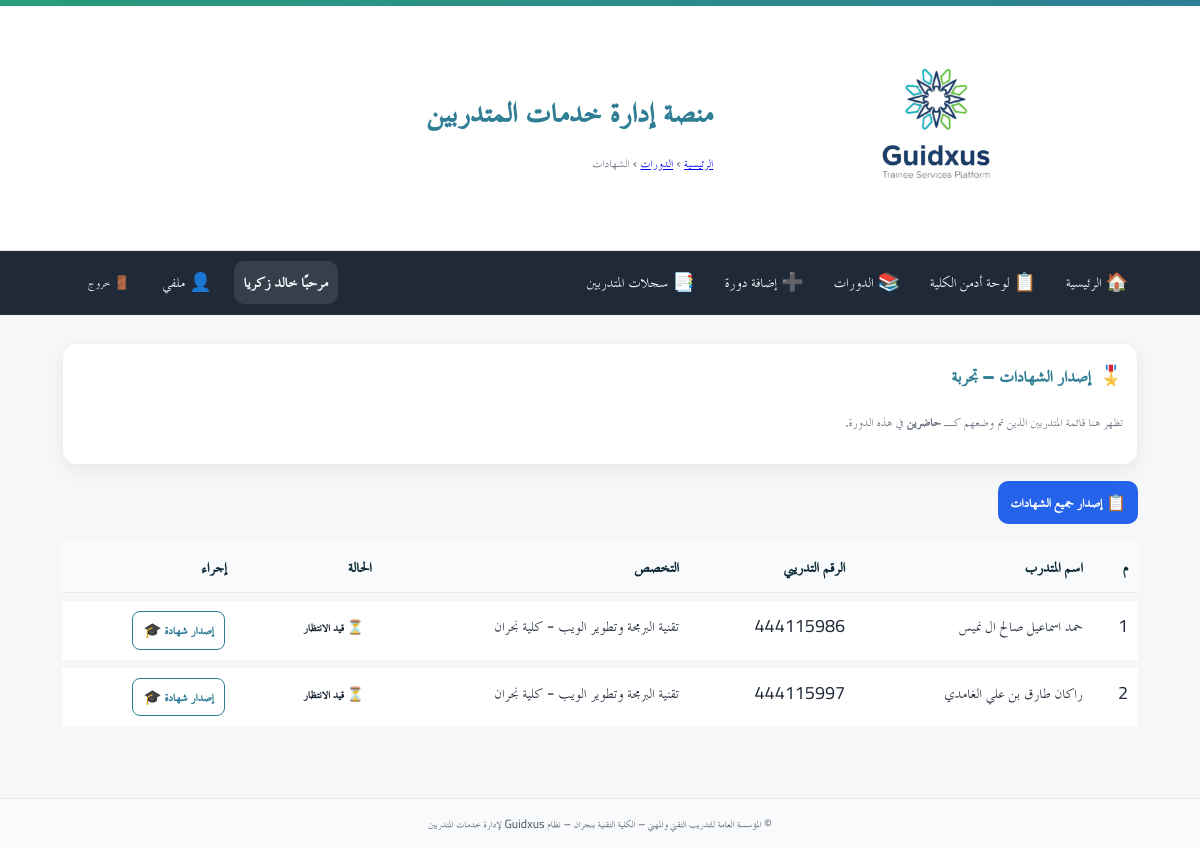
/hod/certificates/issue?course_id=3 (signed in), run on the app's committed database.
### app/models.py (models this page shows)
class Course(Base):
    __tablename__ = "courses"
    id = Column(Integer, primary_key=True, index=True, autoincrement=True)
    title = Column(String(255), nullable=False)
    description = Column(Text, nullable=True)
    provider = Column(String(255), nullable=True)           # الجهة المنفّذة (قسم/وحدة)
    provider_name = Column(String(255), nullable=True)      # اسم المنفّذ (الشخص)
    hours = Column(Float, nullable=False)
    mode = Column(String(50), nullable=False)               # 'in_person'/'online' ... الخ
    start_date = Column(Date, nullable=False)
    end_date = Column(Date, nullable=False)
    capacity = Column(Integer, default=30)
    registration_policy = Column(String(50), default="open")  # open|approval|waitlist
    prevent_duplicates = Column(Boolean, default=True)
    attendance_verification = Column(String(50), default="paper")  # paper|qr
    completion_threshold = Column(Integer, default=80)
    create_expected_roster = Column(Boolean, default=False)
    auto_issue_certificates = Column(Boolean, default=False)
    status = Column(String(50), default="published")  # draft|published|closed|finished
    created_at = Column(DateTime, server_default=func.now(), nullable=False)
    created_by_user_id = Column(Integer, nullable=True)
    targets = relationship(
        "CourseTargetDepartment",
        back_populates="course",
        cascade="all, delete-orphan",
        lazy="selectin",
    )
    enrollments = relationship(
        "CourseEnrollment",
        back_populates="course",
        cascade="all, delete-orphan",
        lazy="selectin",
    )
    __table_args__ = (
        Index("idx_courses_status", "status"),
        Index("idx_courses_range", "start_date", "end_date"),
    )

class CourseEnrollment(Base):
    __tablename__ = "course_enrollments"
    id = Column(Integer, primary_key=True, autoincrement=True)
    course_id = Column(Integer, ForeignKey("courses.id", ondelete="CASCADE"), nullable=False)
    trainee_no = Column(String(50), nullable=False)
    trainee_name  = Column(String(150), nullable=True)
    trainee_major = Column(String(150), nullable=True)
    status = Column(String(50), nullable=False, default="registered")  # registered|completed|withdrawn...
    present = Column(Boolean, nullable=False, default=False)           # تأكيد الحضور
    certificate_code = Column(String(100), nullable=True)
    certificate_issued_at = Column(DateTime, nullable=True)
    created_at = Column(DateTime, server_default=func.now(), nullable=False)
    updated_at = Column(DateTime, server_default=func.now(), onupdate=func.now(), nullable=False)
    course = relationship("Course", back_populates="enrollments")
    __table_args__ = (
        UniqueConstraint("course_id", "trainee_no", name="uq_enroll_course_trainee"),
        Index("idx_enroll_course", "course_id"),
        Index("idx_enroll_present", "present"),
        Index("idx_enroll_trainee_no", "trainee_no"),
    )

### app/routers/hod.py (the view)
@router.get("/certificates/issue")
def certificates_issue_page(
    course_id: Optional[int] = None,
    search: Optional[str] = None,
    request: Request = None,
    db: Session = Depends(get_db),
    user: CurrentUser = Depends(require_hod_or_admin),
):
    back_url = request.headers.get("referer") or "/hod/courses"
    if not course_id:
        certificates = []
        trainee_info = None
        if search:
            search_param = f"%{search}%"
            certificates = db.execute(
                text("""
                    SELECT DISTINCT
                        cv.id,
                        cv.trainee_no,
                        cv.trainee_name,
                        cv.course_title,
                        cv.hours,
                        cv.start_date,
                        cv.end_date,
                        cv.certificate_code,
                        cv.created_at,
                        c.id as course_id
                    FROM certificate_verifications cv
                    LEFT JOIN courses c ON cv.course_id = c.id
                    WHERE cv.trainee_no LIKE :search OR cv.trainee_name LIKE :search
                    ORDER BY cv.created_at DESC, cv.trainee_name
                """),
                {"search": search_param},
            ).mappings().all()
            processed_certificates = []
            for cert in certificates:
                cert_dict = dict(cert)
                if cert_dict.get('start_date') and isinstance(cert_dict['start_date'], str):
                    try:
                        cert_dict['start_date'] = datetime.strptime(cert_dict['start_date'], '%Y-%m-%d').date()
                    except:
                        pass
                if cert_dict.get('end_date') and isinstance(cert_dict['end_date'], str):
                    try:
                        cert_dict['end_date'] = datetime.strptime(cert_dict['end_date'], '%Y-%m-%d').date()
                    except:
                        pass
                if cert_dict.get('created_at') and isinstance(cert_dict['created_at'], str):
                    try:
                        cert_dict['created_at'] = datetime.fromisoformat(cert_dict['created_at'])
                    except:
                        pass
                processed_certificates.append(cert_dict)
            certificates = processed_certificates
            if certificates:
                trainee_info = {
                    'trainee_no': certificates[0]['trainee_no'],
                    'trainee_name': certificates[0]['trainee_name'],
                    'total_certificates': len(certificates),
                    'total_hours': sum(c['hours'] or 0 for c in certificates) if certificates else 0,
                }
        return templates.TemplateResponse(
            "hod/certificates_search.html",
            {
                "request": request,
                "current_user": user,
                "search": search or "",
                "certificates": certificates,
                "trainee_info": trainee_info,
                "back_url": back_url,
            },
        )
    course = db.query(Course).filter(Course.id == course_id).first()
    if not course:
        return templates.TemplateResponse(
            "error.html",
            {
                "request": request,
                "message": "الدورة غير موجودة",
                "back_url": back_url
            },
            status_code=404,
        )
    _assert_can_manage_course(user, course, db)
    if course.status != "closed":
        return templates.TemplateResponse(
            "error.html",
            {
                "request": request,
                "message": "لا يمكن إصدار الشهادات إلا بعد إغلاق الدورة",
                "back_url": back_url
            },
            status_code=400,
        )
    attendees = db.execute(
        text("""
            SELECT e.trainee_no, e.trainee_name, e.trainee_major
            FROM course_enrollments e
            WHERE e.course_id = :cid AND e.present = true
            ORDER BY CASE WHEN e.trainee_name IS NULL THEN 1 ELSE 0 END, e.trainee_name
        """),
        {"cid": course.id},
    ).mappings().all()
    return templates.TemplateResponse(
        "hod/certificates_issue.html",
        {
            "request": request,
            "current_user": user,
            "course": course,
            "attendees": attendees,
        },
    )

### app/templates/hod/certificates_issue.html (shortened to what this page needs)
{% extends "base.html" %}
{% block breadcrumb %}
  <a href="/hod/">الرئيسية</a> ›
  <a href="/hod/courses">الدورات</a> ›
  <span>الشهادات</span>
{% endblock %}
{% block content %}
<section class="card card-prestige">
  <div class="card-head">
    <div class="card-icon">🎖️</div>
    <h3>إصدار الشهادات – {{ course.title }}</h3>
  </div>
  <p class="muted">تظهر هنا قائمة المتدربين الذين تم وضعهم كـ <b>حاضرين</b> في هذه الدورة.</p>
</section>
{% if not attendees %}
  <div class="alert alert-info">لا يوجد متدربون حاضرين لإصدار الشهادات لهم.</div>
{% else %}
  <div class="actions" style="margin-bottom:10px">
    <a class="btn btn-primary" href="/hod/certificates/issue-all?course_id={{ course.id }}" onclick="return confirm('هل تريد إصدار شهادات لجميع الحاضرين؟');">
      📋 إصدار جميع الشهادات
    </a>
  </div>
  <div class="table-wrap">
    <table class="tbl">
      <thead>
        <tr>
          <th>م</th>
          <th>اسم المتدرب</th>
          <th>الرقم التدريبي</th>
          <th>التخصص</th>
          <th>الحالة</th>
          <th>إجراء</th>
        </tr>
      </thead>
      <tbody>
        {% for t in attendees %}
        <tr>
          <td>{{ loop.index }}</td>
          <td>{{ t.trainee_name }}</td>
          <td>{{ t.trainee_no }}</td>
          <td>{{ t.trainee_major or '—' }}</td>
          <td>
            {% if t.certificate_code %}
              <span class="badge bg-success">✓ مُصدرة</span>
            {% else %}
              <span class="badge bg-warning">⏳ قيد الانتظار</span>
            {% endif %}
          </td>
          <td>
            <a class="btn btn-xs" href="/hod/certificates/print/{{ course.id }}/{{ t.trainee_no }}">
              إصدار شهادة 🎓
            </a>
          </td>
        </tr>
        {% endfor %}
      </tbody>
    </table>
  </div>
{% endif %}
{% endblock %}

### app/static/css/app.css (style rules this page uses)
:root { --tvtc-green-1:#7EC6A4; --tvtc-green-2:#289D7B; --tvtc-blue-1:#6BB6C8; --tvtc-blue-2:#2F7E96; --tvtc-gray-1:#F5F7F8; --tvtc-gray-2:#E5E7EA; --tvtc-gray-3:#6B7280; --tvtc-black:#1F2937; --tvtc-ivory:#FAFAF7; }
* { box-sizing:border-box; font-family:"Cairo","TraditionalArabicCustom","MajallaCustom","Noto Kufi Arabic","Segoe UI",Arial,sans-serif; }
body { margin:0; background:linear-gradient(180deg,var(--tvtc-ivory),#fff 220px,var(--tvtc-gray-1) 221px); color:var(--tvtc-black); font-size:18px; line-height:1.7; }
.card { background:#fff; border:1px solid var(--tvtc-gray-2); border-radius:12px; padding:16px; margin-block:12px; box-shadow:0 2px 6px rgba(0,0,0,.04); }
.card-prestige { border:1px solid rgba(31,41,55,.06); border-top:0; box-shadow:0 6px 18px rgba(0,0,0,.06); position:relative; overflow:hidden; }
.card-head { display:flex; align-items:center; gap:10px; margin-bottom:8px; }
.card-head h3 { margin:0; font-weight:800; color:var(--tvtc-blue-2); }
.card-icon { font-size:1.1rem; opacity:.9; }
.actions { display:flex; gap:12px; justify-content:flex-start; margin-top:16px; }
.btn { display:inline-block; padding:12px 18px; border-radius:10px; border:1px solid transparent; text-decoration:none; font-weight:800; font-size:1rem; cursor:pointer; }
.btn-primary { background:var(--tvtc-blue-2); color:#fff; }
.muted { color:var(--tvtc-gray-3); font-size:.95rem; }
.btn.btn-xs { padding:6px 10px; font-size:.9rem; border:1px solid var(--tvtc-blue-2); color:var(--tvtc-blue-2); background:#fff; border-radius:8px; margin-inline:2px; }
.table-wrap { overflow:auto; }
table.tbl { width:100%; border-collapse:separate; border-spacing:0 8px; }
table.tbl thead th { background:#f8fafc; color:#0f2b37; padding:10px; font-weight:800; text-align:right; border-bottom:1px solid var(--tvtc-gray-2); }
table.tbl tbody tr { background:#fff; border:1px solid var(--tvtc-gray-2); }
table.tbl td { padding:10px; vertical-align:top; }
.badge { display:inline-block; padding:4px 8px; border-radius:999px; font-size:.85rem; font-weight:800; }

### app/static/css/custom.css (style rules this page uses)
.card { background: #fff; border: 1px solid #eee; border-radius: 14px; padding: 14px; margin-bottom: 12px; }
.card-head { display: flex; align-items: center; gap: 8px; margin-bottom: 10px; }
.card-icon { font-size: 1.2rem; }
.actions { display: flex; gap: 8px; align-items: center; }
.btn { padding: 8px 12px; border-radius: 10px; border: 0; cursor: pointer; }
.btn-primary { background: #2563eb; color: #fff; }
.muted { color: #6b7280; }

### app/templates/base.html (style rules this page uses)
:root { --container: 1100px; }
.card { background:#fff; border:1px solid #eee; border-radius:14px; padding:14px; margin-bottom:12px; }
.card-head { display:flex; align-items:center; gap:8px; margin-bottom:10px; }
.card-icon { font-size:1.2rem; }
.actions { display:flex; gap:8px; align-items:center; }
.btn { padding:8px 12px; border-radius:10px; border:0; cursor:pointer; }
.btn-primary { background:#2563eb; color:#fff; }
.muted { color:#6b7280; }

### data on the page
Course: title "تجربة"
CourseEnrollment: trainee_name "حمد اسماعيل صالح ال نميس", trainee_no "444115986", trainee_major "تقنية البرمجة وتطوير الويب - كلية نجران"
CourseEnrollment: trainee_name "راكان طارق بن علي الغامدي", trainee_no "444115997", trainee_major "تقنية البرمجة وتطوير الويب - كلية نجران"

### other printed values
{{ app_name or "منصة إدارة خدمات المتدربين" }} "منصة إدارة خدمات المتدربين"
{{ display_name }} "خالد زكريا"
